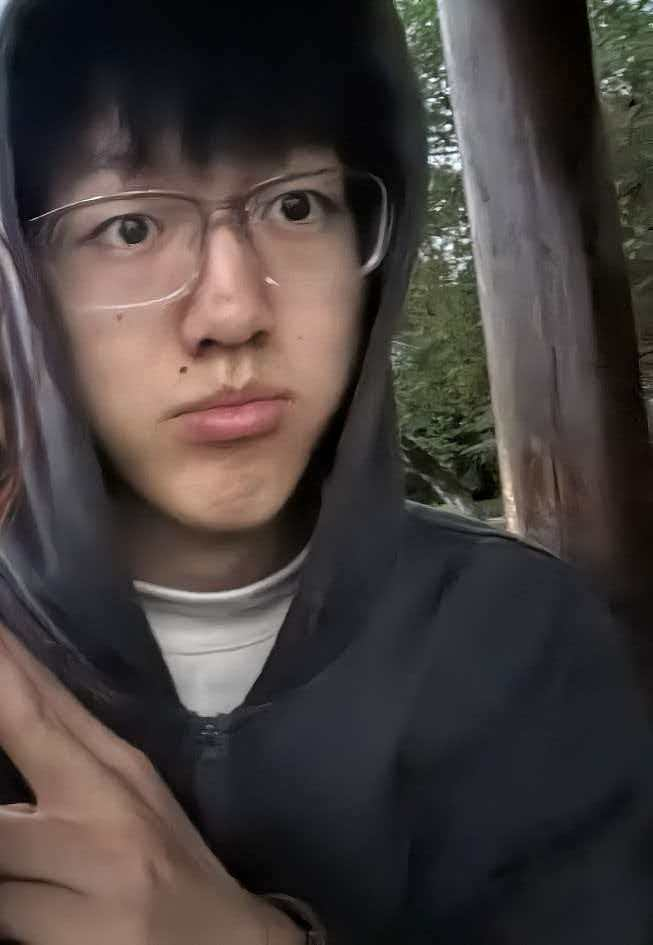
#> input picture face_db/cx/微信图片_20260331212518_558_61.jpg, 653 x 945 px, found by its file name; its folder holds only this picture in this run
$ python build_face_db.py
#> lines starting #> are read from the running program, lines starting #| are printed output that depends on the picture
import os
import cv2
import pickle
from tqdm import tqdm

FACE_DB_PATH = "face_db"
ENCODING_PATH = os.path.join(FACE_DB_PATH, "encodings.pkl")

face_cascade = cv2.CascadeClassifier(cv2.data.haarcascades + 'haarcascade_frontalface_default.xml')

known_features = []
known_names = []

for person_name in tqdm(os.listdir(FACE_DB_PATH), desc="构建人脸库"):
    person_dir = os.path.join(FACE_DB_PATH, person_name)
    if not os.path.isdir(person_dir):
        continue
    for img_name in os.listdir(person_dir):
        img_path = os.path.join(person_dir, img_name)
        try:
            img = cv2.imread(img_path)
#> img is the input picture: shape (945, 653, 3); mean B, G, R 60.8, 62.6, 70
            gray = cv2.cvtColor(img, cv2.COLOR_BGR2GRAY)
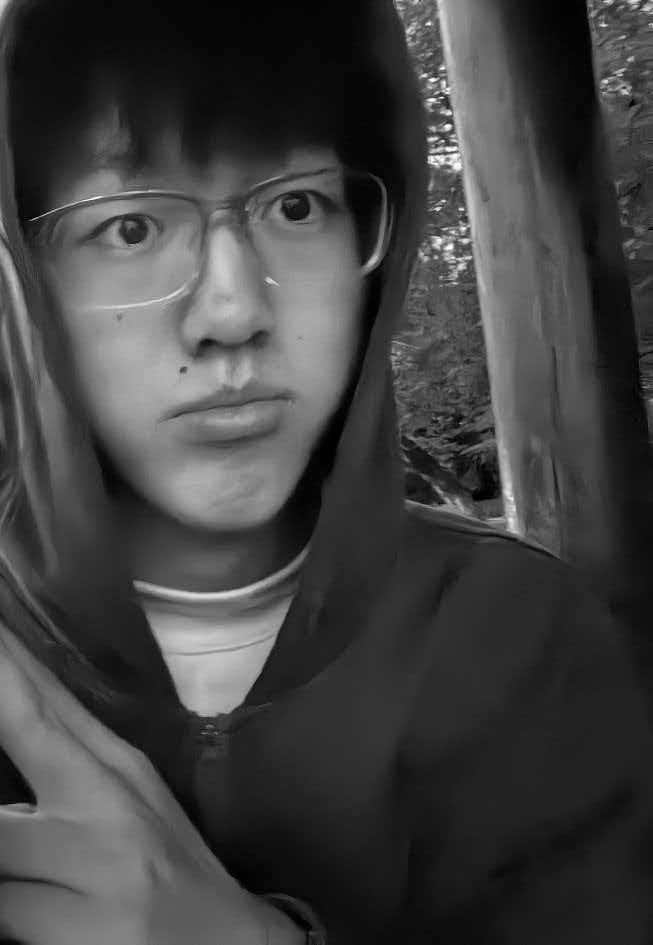
#> gray: shape (945, 653); min 0, max 254, mean 64.6
            faces = face_cascade.detectMultiScale(gray, 1.1, 4)
#> faces = [[133, 545, 175, 175], [51, 154, 344, 344]]

            if len(faces) > 0:
                (x, y, w, h) = faces[0]
#> x = 133; y = 545; w = 175; h = 175
                face_roi = gray[y:y + h, x:x + w]
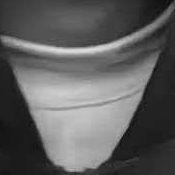
#> face_roi: shape (175, 175); min 7, max 221, mean 94.4
                resized_face = cv2.resize(face_roi, (32, 32))
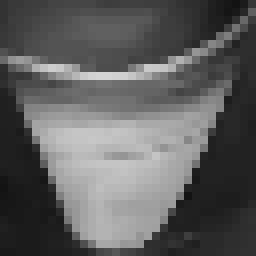
#> resized_face: shape (32, 32) (shown 8 times larger); min 19, max 212, mean 94.3
                feature = resized_face.flatten()
#> feature = 1024 values, max 212 at index 300, min 19 at index 29, mean 94.28

                known_features.append(feature)
                known_names.append(person_name)
        except Exception as e:
            print(f"跳过 {img_path}: {e}")
#> pass 2 of the loop `for person_name in tqdm(os.listdir(FACE_DB_PATH), desc="构建人脸库"):`:
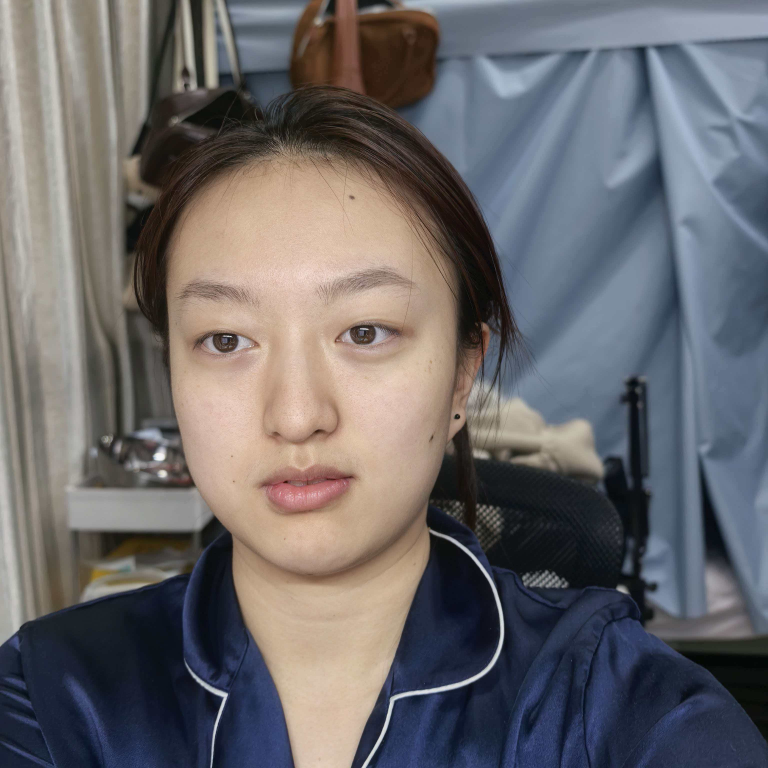
#> input picture face_db/gxr/微信图片_20260331160759_552_61.jpg, 3072 x 3072 px, found by its file name (shown at 1/4 size)
#> img is the input picture: shape (3072, 3072, 3); mean B, G, R 106.6, 104.6, 106.9
#> `gray = cv2.cvtColor(img, cv2.COLOR_BGR2GRAY)`:
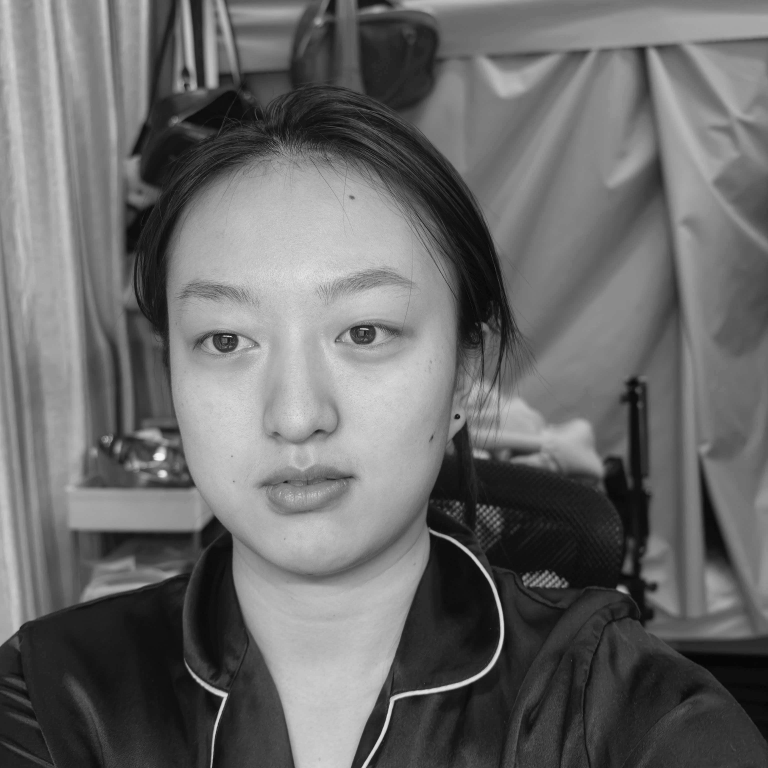
#> gray: shape (3072, 3072) (shown at 1/4 size); min 0, max 255, mean 105.5
#> faces = [[885, 2001, 788, 788], [447, 753, 1526, 1526]]
#> x = 885; y = 2001; w = 788
#> face_roi: shape (788, 788)
#> `resized_face = cv2.resize(face_roi, (32, 32))`:
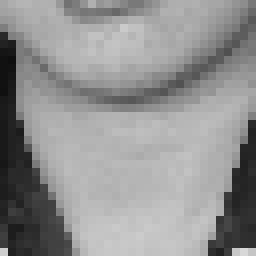
#> resized_face: shape (32, 32) (shown 8 times larger); min 14, max 216, mean 145.3
#> feature = 1024 values, max 216 at index 1022, min 14 at index 225, mean 145.3
#> pass 3 of the loop `for person_name in tqdm(os.listdir(FACE_DB_PATH), desc="构建人脸库"):`:
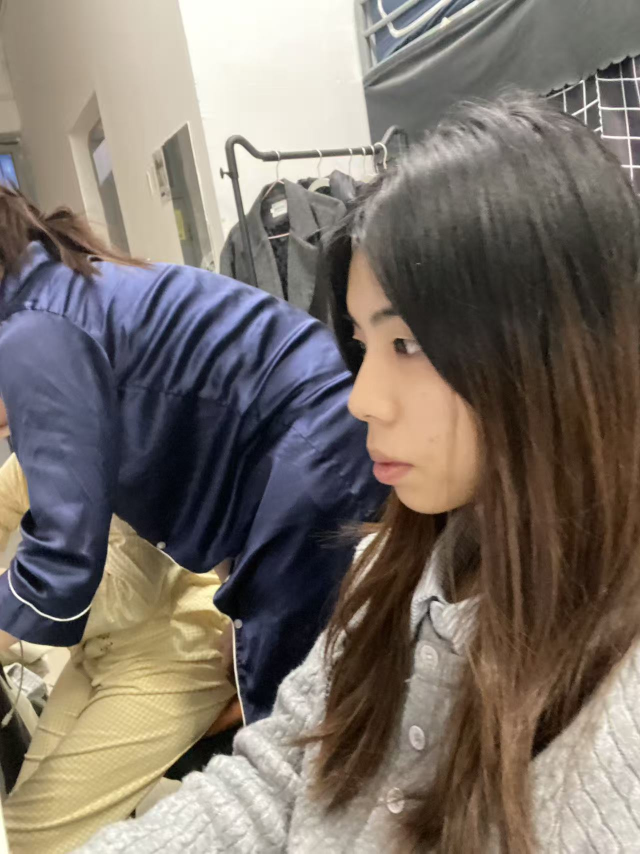
#> input picture face_db/lyx/微信图片_20260331204835_484_2387.jpg, 1280 x 1707 px, found by its file name (shown at 1/2 size)
#> img is the input picture: shape (1707, 1280, 3); mean B, G, R 104.9, 113.4, 122.7
#> `gray = cv2.cvtColor(img, cv2.COLOR_BGR2GRAY)`:
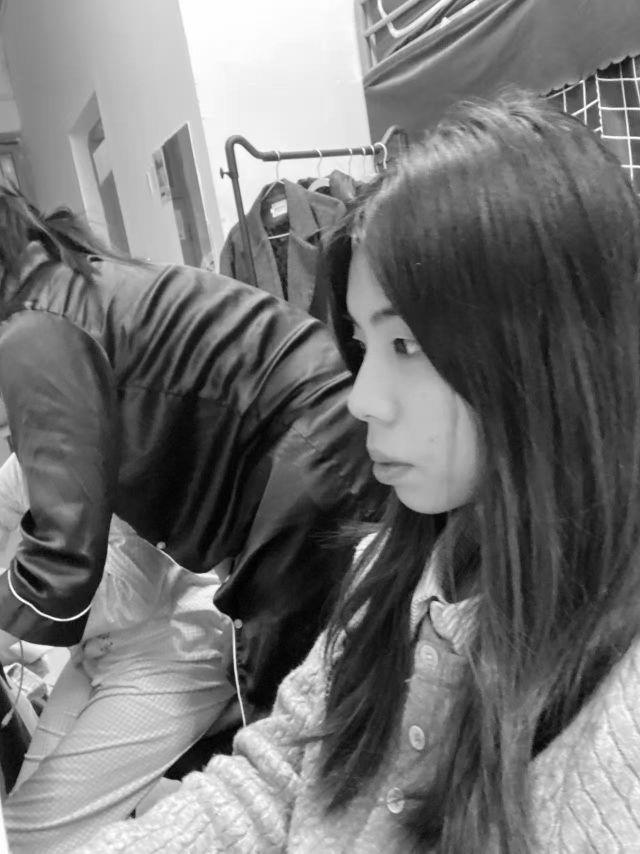
#> gray: shape (1707, 1280) (shown at 1/2 size); min 0, max 255, mean 115.2
#> faces = [[245, 752, 54, 54], [1119, 1642, 57, 57], [44, 1499, 63, 63], [376, 308, 108, 108], [808, 1210, 217, 217]]
#> x = 245; y = 752; w = 54
#> `face_roi = gray[y:y + h, x:x + w]`:
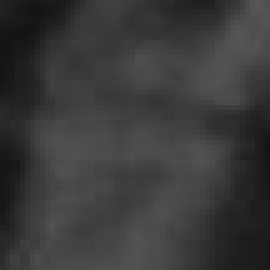
#> face_roi: shape (54, 54) (shown 5 times larger); min 20, max 87, mean 57.8
#> feature = 1024 values, max 87 at index 30, min 20 at index 35, mean 57.62

data = {"features": known_features, "names": known_names}
with open(ENCODING_PATH, "wb") as f:
    pickle.dump(data, f)

print(f"✅ 人脸库构建完成！共 {len(set(known_names))} 人")
